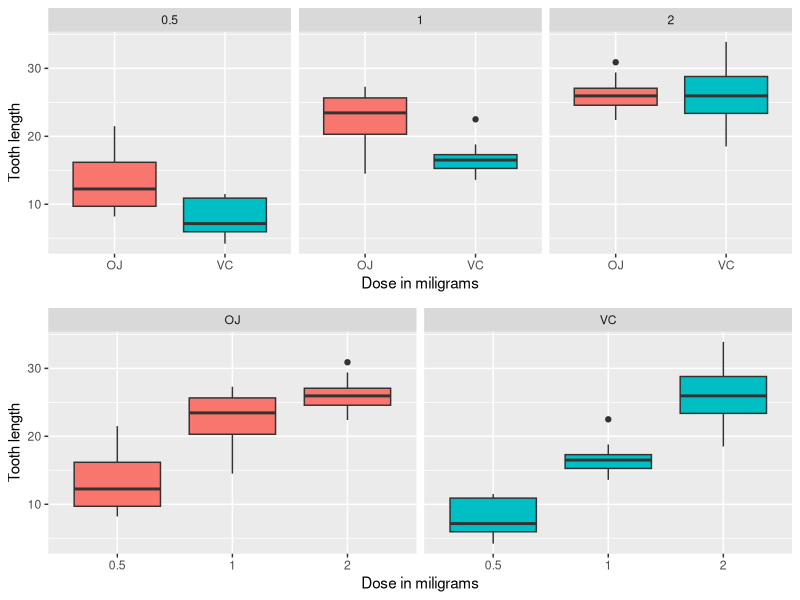

Generate this figure with R:
## ------------------------------------------------------------------------
library(datasets)
library(ggplot2)
library(gridExtra)
library(knitr)
# Data derived from ToothGrowth data sets are used. 
# ToothGrowth describes the effect of Vitamin C on Tooth growth in Guinea pigs.

data(ToothGrowth)
TG <- ToothGrowth

# View the data
head(TG)

# Check the variables in supp
str(TG)

## ------------------------------------------------------------------------

# Plot in boxplot format to see effectiveness of OJ vs VC

g1 <- ggplot(data=TG, aes(x=as.factor(dose), y=len, fill=supp)) +
  geom_boxplot() +
  facet_grid(. ~ supp) +
  xlab("Dose in miligrams") +
  ylab("Tooth length") +
  guides(fill=FALSE)

g2 <- ggplot(data=TG, aes(x=as.factor(supp), y=len, fill=supp)) +
  geom_boxplot() +
  facet_grid(. ~ dose) +
  xlab("Dose in miligrams") +
  ylab("Tooth length") +
  guides(fill=FALSE)

grid.arrange(g2,g1,nrow=2)

## ------------------------------------------------------------------------

# Study the correlation between variables , i.e. dose and supp type on len
# Use linear regression model

fit <- lm(len ~ dose + supp, data=TG)
summary(fit)
  